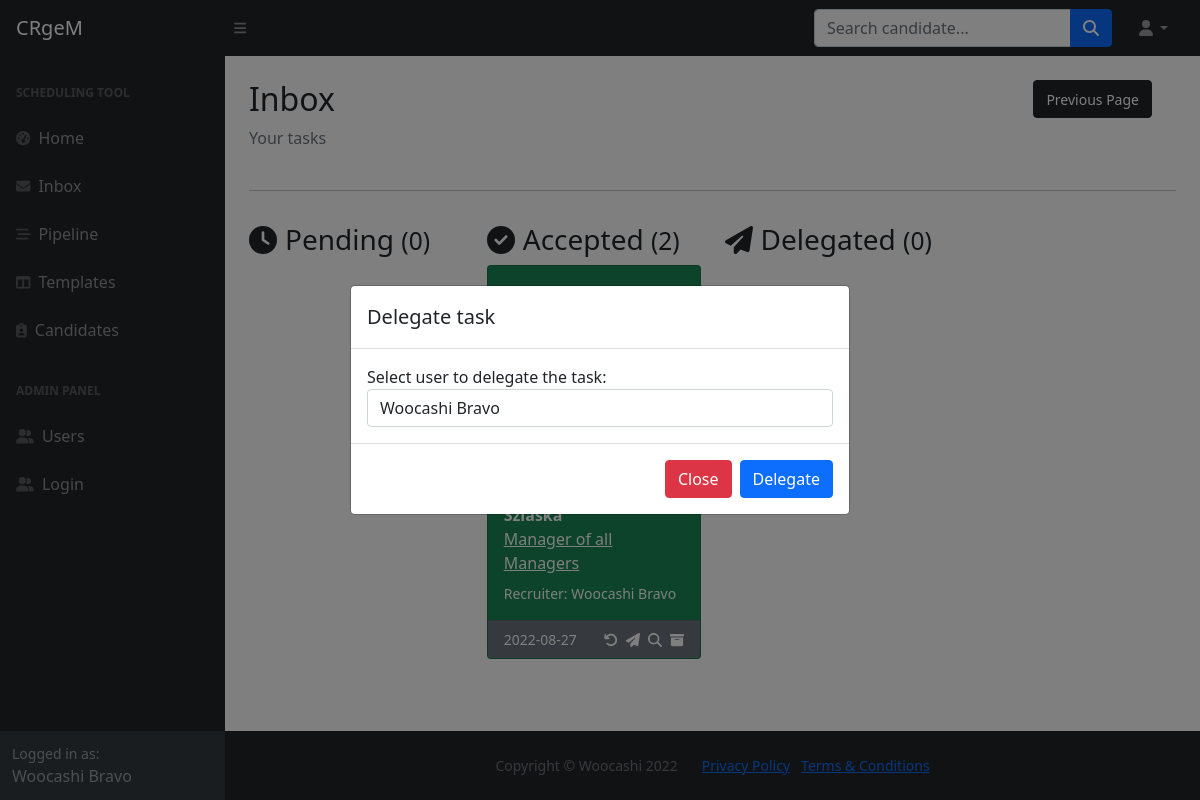
The page /inbox/delegate/1 (signed in) on the database its author committed.
### main.py (models this page shows)
class User(db.Model, UserMixin, Base):
    __tablename__="users"
    id = db.Column(db.Integer, primary_key=True)
    first_name = db.Column(db.String, nullable=False)
    last_name = db.Column(db.String, nullable=False)
    full_name = db.Column(db.String, nullable=False)
    email = db.Column(db.String, nullable=False, unique=True)
    phone = db.Column(db.String, nullable=False)
    type = db.Column(db.String, nullable=False)
    password = db.Column(db.String, nullable=False)
    templates = relationship("Template", back_populates="created_by")
    candidates = relationship("Candidate", back_populates="created_by")
    tasks_sent = relationship("Task", primaryjoin="User.id==Task.sender_id", back_populates="from_user")
    tasks_received = relationship("Task", primaryjoin="User.id==Task.recipient_id", back_populates="to_user")
    tasks_delegated = relationship("Task", primaryjoin="User.id==Task.delegate_id", back_populates="delegated_by")
    message = relationship("Message", primaryjoin="Message.user_id==User.id", back_populates="user")

class Task(db.Model, Base):
    __tablename__="tasks"
    id = db.Column(db.Integer, primary_key=True)
    sender_id = Column(Integer, ForeignKey('users.id'), nullable=False)
    recipient_id = Column(Integer, ForeignKey('users.id'), nullable=False)
    delegate_id = Column(Integer, ForeignKey('users.id'), nullable=False)
    from_user = relationship("User", foreign_keys=[sender_id], back_populates="tasks_sent")
    to_user = relationship("User", foreign_keys=[recipient_id], back_populates="tasks_received")
    candidate_id = Column(Integer, ForeignKey('candidates.id'))
    candidate = relationship("Candidate", foreign_keys=[candidate_id], back_populates="tasks")
    interviewers = db.Column(db.String, nullable=False)
    role = db.Column(db.String, nullable=False)
    recruiter_notes = db.Column(db.Text, nullable=True)
    date_sent = db.Column(db.Date, nullable=False)
    date_received = db.Column(db.Date, nullable=True)
    date_completed = db.Column(db.Date, nullable=True)
    status = db.Column(db.String, nullable=False)
    is_archived = db.Column(db.Boolean, nullable=False)
    delegated_by = relationship("User", foreign_keys=[delegate_id], back_populates="tasks_delegated")
    interview_date = db.Column(db.Date, nullable=True)
    interview_time = db.Column(db.Time, nullable=True)
    scheduler_notes = db.Column(db.Text, nullable=True)
    time_completed = db.Column(db.Time, nullable=True)
    pipeline_status = db.Column(db.String, nullable=False)
    message = relationship("Message", primaryjoin="Message.task_id==Task.id", back_populates="task")

### main.py (the view)
@app.route('/inbox/delegate/<int:task_id>', methods=['POST', 'GET'])
def task_delegate(task_id):
    user_tasks = Task.query.filter_by(recipient_id=current_user.id).all()
    form = DelegateTaskForm()
    users = db.session.query(User).all()
    users_list = [user.full_name for user in users]
    form.delegate_id.choices = users_list
    print(users_list)
    if form.validate_on_submit():
        chosen_recipient = User.query.filter_by(full_name=form.delegate_id.data).first()
        delegated_task = Task.query.filter_by(id=task_id).first()
        print(chosen_recipient.id)
        print(current_user)
        delegated_task.to_user = chosen_recipient
        delegated_task.delegated_by = current_user
        delegated_task.status = "pending"
        db.session.commit()
        flash(f"The task has been delegated to {chosen_recipient.full_name}")
        return redirect(url_for('inbox'))
    else:
        for field_name, error_messages in form.errors.items():
            for err in error_messages:
                flash(err)
    return render_template("modal_delegate.html", user_tasks=user_tasks, form=form, task_id=task_id, current_user=current_user, tasks_count=get_tasks_count(), delegated_tasks=get_delegations())

### forms.py
class DelegateTaskForm(FlaskForm):
    delegate_id = SelectField('Select user to delegate the task:', validators=[DataRequired(message="User is required")])
    delegate_task = SubmitField('Delegate')

### main.py (called while the page is built)
@login_manager.user_loader
def load_user(user_id):
    try:
        return User.query.get(user_id)
    except:
        return None

def get_tasks_count():
    delegations = Task.query.filter_by(delegate_id=current_user.id).all()
    delegated_list = []
    for task in delegations:
        if task.delegate_id == current_user.id and task.recipient_id != current_user.id:
            delegated_list.append(task)
    delegated_count = len(delegated_list)
    accepted_count = len(Task.query.filter_by(recipient_id=current_user.id, status="accepted").all())
    pending_count = len(Task.query.filter_by(recipient_id=current_user.id, status="pending").all())
    tasks_count = {
        "accepted": accepted_count,
        "pending": pending_count,
        "delegated": delegated_count,
    }
    return tasks_count

def get_delegations():
    delegations = Task.query.filter_by(delegate_id=current_user.id).all()
    return delegations

### templates/modal_delegate.html (shortened to what this page needs)
{% extends 'inbox.html' %}
{% import "bootstrap/wtf.html" as wtf %}
{% block modal %}
<div class="modal" id="delegateModal" tabindex="-1" role="dialog" aria-labelledby="delegateModalTitle" aria-hidden="true">
  <div class="modal-dialog modal-dialog-centered" role="document">
    <div class="modal-content">
      <div class="modal-header">
        <h5 class="modal-title" id="delegateModalLongTitle">Delegate task</h5>
      </div>
      <form method="post" action="" novalidate>
      <div class="modal-body">
          {{ form.delegate_id.label }} {{ form.delegate_id(class_="form-control") }}
      </div>
      <div class="modal-footer">
        <a href="{{url_for('inbox')}}" class="btn btn-danger">Close</a>
        {{ form.delegate_task(class_="btn btn-primary btn-block") }}
      </div>
        </form>
    </div>
  </div>
</div>
{% endblock %}

### templates/inbox.html (shortened to what this page needs)
{% import "bootstrap/wtf.html" as wtf %}
{% include "header.html" %}
                <main>
                    <div class="container-fluid px-4">
                        <div class="row d-flex justify-content-between">
                            <div class="col">
                                <h2 class="mt-4">Inbox</h2>
                                <ol class="breadcrumb mb-4">
                                    <li class="breadcrumb-item active">Your tasks</li>
                                </ol>
                            </div>
                            <div class="col d-flex justify-content-end">
                                <span><a class="btn btn-dark m-4" href="javascript:history.back()"><small>Previous Page</small></a></span>
                            </div>
                        </div>
                        <hr>
                        <div class="row">
                            {% if user_tasks %}
	                        <div class="col-xl-3">
                                <h3 class="mt-3"><i class="fa-solid fa-clock me-2"></i>Pending <small>({{ tasks_count.pending }})</small></h3>
                            </div>
                            <div class="col-xl-3">
                                <h3 class="mt-3"><i class="fa-solid fa-circle-check me-2"></i>Accepted <small>({{ tasks_count.accepted }})</small></h3>
                                {% for task in user_tasks: %}
                                {% if task.status == "accepted" and task.is_archived == False: %}
                                <div class="card bg-success text-white mb-4">
                                    <div class="card-body">
                                        <div class="row">
                                            <strong>{{ task.candidate.full_name }}</strong>
                                            <u>{{ task.role}}</u>
                                        </div>
                                        <div class="row mt-2">
                                            <span class="small"> Recruiter: {{task.from_user.full_name}}</span>
                                        </div>
                                    </div>
                                    <div class="card-footer d-flex align-items-center justify-content-between bg-secondary">
                                        <div class="d-flex align-items-center justify-content-start">
                                            <span class="small">{{task.date_sent}}</span>
                                        </div>
                                        <div class="d-flex align-items-center justify-content-end">
                                            <a class="small text-white ms-2" href="#" title="Return to sender">
                                                <i class="fa-solid fa-arrow-rotate-left"></i>
                                            </a>
                                            <a class="small text-white ms-2" href="{{url_for('task_delegate', task_id=task.id)}}" title="Delegate">
                                                <i class="fa-solid fa-paper-plane"></i>
                                            </a>
                                            <a class="small text-white ms-2" href="{{url_for('check_task_details', task_id=task.id)}}" title="Check details">
                                                <i class="fa-solid fa-magnifying-glass"></i>
                                            </a>
                                            <a class="small text-white ms-2" href="#" title="Archive task">
                                                <i class="fa-solid fa-box-archive"></i>
                                            </a>
                                        </div>
                                    </div>
                                </div>
                                {% endif %}
                                {% endfor %}
                            </div>
                            <div class="col-xl-3">
                                <h3 class="mt-3"><i class="fa-solid fa-paper-plane me-2"></i>Delegated <small>({{ tasks_count.delegated }})</small></h3>
                            {% else %}
                            <div>You don't have any tasks yet!</div>
                            {% endif %}
                        </div>
                    </div>
                    </div>
                </main>
{% block modal %}{% endblock %}
{% include 'footer.html' %}

### templates/header.html (shortened to what this page needs)
<!DOCTYPE html>
<html lang="en">
    <head>
        <link href="https://cdn.jsdelivr.net/npm/simple-datatables@latest/dist/style.css" rel="stylesheet" />
        <link href="{{ url_for('static', filename='css/styles.css') }}" rel="stylesheet" />
    </head>
    <body class="sb-nav-fixed">
        <nav class="sb-topnav navbar navbar-expand navbar-dark bg-dark">
            <a class="navbar-brand ps-3" href="{{ url_for('home') }}">CRgeM</a>
            <button class="btn btn-link btn-sm order-1 order-lg-0 me-4 me-lg-0" id="sidebarToggle" href="#!"><i class="fas fa-bars"></i></button>
            <form class="d-none d-md-inline-block form-inline ms-auto me-0 me-md-3 my-2 my-md-0">
                <div class="input-group">
                    <input class="form-control" type="text" placeholder="Search candidate..." aria-label="Search for..." aria-describedby="btnNavbarSearch" />
                    <button class="btn btn-primary" id="btnNavbarSearch" type="button"><i class="fas fa-search"></i></button>
                </div>
            </form>
            <ul class="navbar-nav ms-auto ms-md-0 me-3 me-lg-4">
                <li class="nav-item dropdown">
                    <a class="nav-link dropdown-toggle" id="navbarDropdown" href="#" role="button" data-bs-toggle="dropdown" aria-expanded="false"><i class="fas fa-user fa-fw"></i></a>
                </li>
            </ul>
        </nav>
        <div id="layoutSidenav">
            <div id="layoutSidenav_nav">
                <nav class="sb-sidenav accordion sb-sidenav-dark" id="sidenavAccordion">
                    <div class="sb-sidenav-menu">
                        <div class="nav">
                            <div class="sb-sidenav-menu-heading">Scheduling tool</div>
                            <a class="nav-link" href={{url_for('home')}}>
                                <div class="sb-nav-link-icon"><i class="fas fa-tachometer-alt"></i></div>
                                Home
                            <a class="nav-link" href="{{url_for('inbox')}}">
                                <div class="sb-nav-link-icon"><i class="fa-solid fa-envelope"></i></div>
                                Inbox
                            </a>
                            <a class="nav-link" href={{url_for('pipeline')}}>
                                <div class="sb-nav-link-icon"><i class="fa-solid fa-bars-staggered"></i></div>
                                Pipeline
                            </a>
                            <a class="nav-link" href={{url_for('templates')}}>
                                <div class="sb-nav-link-icon"><i class="fas fa-columns"></i></div>
                                Templates
                            </a>
                            <a class="nav-link" href={{url_for('candidates')}}>
                                <div class="sb-nav-link-icon me-2"><i class="fa-solid fa-clipboard-user"></i></div>
                                Candidates
                            </a>
                            <div class="sb-sidenav-menu-heading">ADMIN PANEL</div>
                            <a class="nav-link" href="{{url_for('users')}}">
                                <div class="sb-nav-link-icon"><i class="fa-solid fa-user-group"></i></div>
                                Users
                            </a>
                            <a class="nav-link" href="{{url_for('login')}}">
                                <div class="sb-nav-link-icon"><i class="fa-solid fa-user-group"></i></div>
                                Login
                            </a>
                        </div>
                    </div>
                    {% if current_user %}
                    <div class="sb-sidenav-footer">
                        <div class="small">Logged in as:</div>
                        {{current_user.first_name}} {{current_user.last_name}}
                    </div>
                    {% endif %}
                </nav>
            </div>
            <div id="layoutSidenav_content">

### rows shown on the page
User: first_name "Woocashi", last_name "Bravo"
Task: role "Manager of all Managers", from_user.full_name "Woocashi Bravo", date_sent "2022-08-27"

### other values the page prints
{{ tasks_count.pending }} "0"
{{ tasks_count.accepted }} "2"
{{ tasks_count.delegated }} "0"
